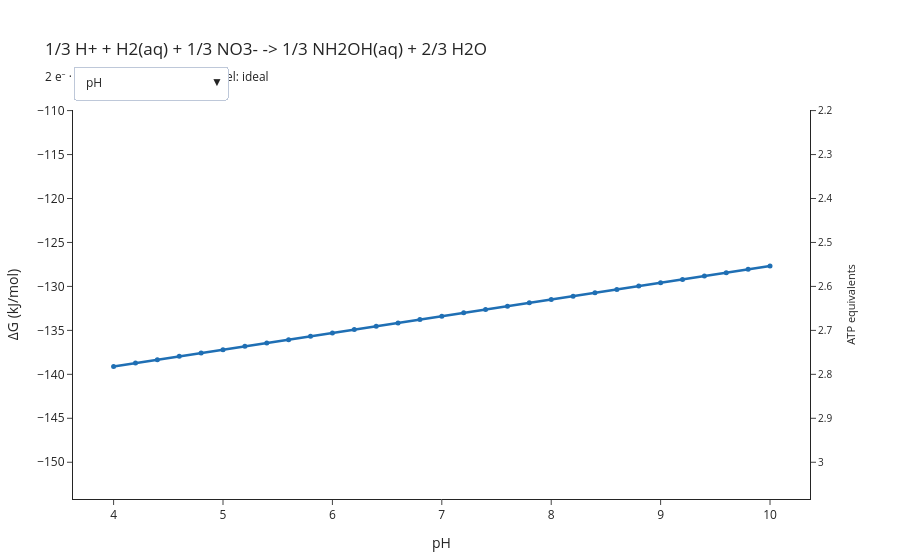

The code cell stored with this chart in its notebook:
### Markdown cell above
## 6. Free energy against pH

pH is the first entry in the dropdown; the other axes are there too. The
temperature axis is deliberately left out: hydroxylamine's supplemental value
is tabulated at 25 °C only and refuses to extrapolate, so a temperature sweep
would be all gaps.

### Code cell
from microbial_thermo.sweep import concentration_axis, partial_pressure_axis, ph_axis

axes = [
    ph_axis(low=4.0, high=10.0, n=31),
    concentration_axis("NO3-"),
    concentration_axis("NH2OH(aq)"),
    partial_pressure_axis("H2(aq)"),
]

with warnings.catch_warnings():
    warnings.simplefilter("ignore")
    figure = plot_energy_explorer(per_pair, axes=axes)

figure.show()

### Figure 1 — Plotly figure (JSON) as saved in the notebook; plotly's stock layout.template omitted (floating-point values rounded to 4 significant figures)
{"data": [{"hovertemplate": "pH: %{x}<br>ΔG: %{y:.1f} kJ/mol<extra></extra>", "line": {"color": "#1F6FB4", "width": 2.5}, "marker": {"size": 5}, "mode": "lines+markers", "name": "pH", "type": "scatter", "visible": true, "x": [4.0, 4.2, 4.4, 4.6, 4.8, 5.0, 5.2, 5.4, 5.6, 5.8, 6.0, 6.2, 6.4, 6.6, 6.8, 7.0, 7.2, 7.4, 7.6, 7.8, 8.0, 8.2, 8.4, 8.6, 8.8, 9.0, 9.2, 9.4, 9.6, 9.8, 10.0], "y": [-139.1, -138.7, -138.3, -138.0, -137.6, -137.2, -136.8, -136.4, -136.1, -135.7, -135.3, -134.9, -134.5, -134.1, -133.8, -133.4, -133.0, -132.6, -132.2, -131.9, -131.5, -131.1, -130.7, -130.3, -130.0, -129.6, -129.2, -128.8, -128.4, -128.1, -127.7]}, {"hovertemplate": "[NO3-] (molal): %{x}<br>ΔG: %{y:.1f} kJ/mol<extra></extra>", "line": {"color": "#1F6FB4", "width": 2.5}, "marker": {"size": 5}, "mode": "lines+markers", "name": "[NO3-] (molal)", "type": "scatter", "visible": false, "x": [1e-09, 2.154e-09, 4.642e-09, 1e-08, 2.154e-08, 4.642e-08, 1e-07, 2.154e-07, 4.642e-07, 1e-06, 2.154e-06, 4.642e-06, 1e-05, 2.154e-05, 4.642e-05, 0.0001, 0.0002154, 0.0004642, 0.001, 0.002154, 0.004642, 0.01, 0.02154, 0.04642, 0.1], "y": [-114.9, -115.6, -116.2, -116.8, -117.5, -118.1, -118.7, -119.4, -120.0, -120.6, -121.3, -121.9, -122.5, -123.2, -123.8, -124.4, -125.1, -125.7, -126.3, -127.0, -127.6, -128.3, -128.9, -129.5, -130.2]}, {"hovertemplate": "[NH2OH(aq)] (molal): %{x}<br>ΔG: %{y:.1f} kJ/mol<extra></extra>", "line": {"color": "#1F6FB4", "width": 2.5}, "marker": {"size": 5}, "mode": "lines+markers", "name": "[NH2OH(aq)] (molal)", "type": "scatter", "visible": false, "x": [1e-09, 2.154e-09, 4.642e-09, 1e-08, 2.154e-08, 4.642e-08, 1e-07, 2.154e-07, 4.642e-07, 1e-06, 2.154e-06, 4.642e-06, 1e-05, 2.154e-05, 4.642e-05, 0.0001, 0.0002154, 0.0004642, 0.001, 0.002154, 0.004642, 0.01, 0.02154, 0.04642, 0.1], "y": [-149.2, -148.5, -147.9, -147.3, -146.6, -146.0, -145.4, -144.7, -144.1, -143.5, -142.8, -142.2, -141.6, -140.9, -140.3, -139.7, -139.0, -138.4, -137.8, -137.1, -136.5, -135.9, -135.2, -134.6, -134.0]}, {"hovertemplate": "pH2(aq) (bar): %{x}<br>ΔG: %{y:.1f} kJ/mol<extra></extra>", "line": {"color": "#1F6FB4", "width": 2.5}, "marker": {"size": 5}, "mode": "lines+markers", "name": "pH2(aq) (bar)", "type": "scatter", "visible": false, "x": [1e-10, 2.61e-10, 6.813e-10, 1.778e-09, 4.642e-09, 1.212e-08, 3.162e-08, 8.254e-08, 2.154e-07, 5.623e-07, 1.468e-06, 3.831e-06, 1e-05, 2.61e-05, 6.813e-05, 0.0001778, 0.0004642, 0.001212, 0.003162, 0.008254, 0.02154, 0.05623, 0.1468, 0.3831, 1.0], "y": [-132.1, -132.1, -132.1, -132.1, -132.1, -132.1, -132.1, -132.1, -132.1, -132.1, -132.1, -132.1, -132.1, -132.1, -132.1, -132.1, -132.1, -132.1, -132.1, -132.1, -132.1, -132.1, -132.1, -132.1, -132.1]}, {"hoverinfo": "skip", "marker": {"opacity": 0}, "mode": "markers", "showlegend": false, "type": "scatter", "x": [4.0], "y": [3.084], "yaxis": "y2"}], "layout": {"annotations": [{"font": {"color": "#8A8A8A", "size": 10}, "showarrow": false, "text": "below the biological energy quantum", "x": 0, "xanchor": "left", "xref": "x domain", "y": 0.0, "yanchor": "top", "yref": "y"}], "hovermode": "x unified", "margin": {"b": 60, "l": 70, "r": 90, "t": 110}, "shapes": [{"line": {"color": "#333333", "width": 1}, "type": "line", "x0": 0, "x1": 1, "xref": "x domain", "y0": 0.0, "y1": 0.0, "yref": "y"}, {"fillcolor": "#E8B84B", "line": {"width": 0}, "opacity": 0.18, "type": "rect", "x0": 0, "x1": 1, "xref": "x domain", "y0": -20.0, "y1": 0.0, "yref": "y"}], "showlegend": false, "title": {"text": "1/3 H+ + H2(aq) + 1/3 NO3- -> 1/3 NH2OH(aq) + 2/3 H2O<br><sub>2 e⁻ · pH 7.7 · 25 °C · activity model: ideal</sub>"}, "updatemenus": [{"buttons": [{"args": [{"visible": [true, false, false, false]}, {"xaxis.title.text": "pH", "xaxis.type": "linear"}], "label": "pH", "method": "update"}, {"args": [{"visible": [false, true, false, false]}, {"xaxis.title.text": "[NO3-] (molal)", "xaxis.type": "log"}], "label": "[NO3-] (molal)", "method": "update"}, {"args": [{"visible": [false, false, true, false]}, {"xaxis.title.text": "[NH2OH(aq)] (molal)", "xaxis.type": "log"}], "label": "[NH2OH(aq)] (molal)", "method": "update"}, {"args": [{"visible": [false, false, false, true]}, {"xaxis.title.text": "pH2(aq) (bar)", "xaxis.type": "log"}], "label": "pH2(aq) (bar)", "method": "update"}], "direction": "down", "pad": {"r": 10, "t": 10}, "showactive": true, "x": 0.0, "xanchor": "left", "y": 1.14, "yanchor": "top"}], "xaxis": {"title": {"text": "pH"}, "type": "linear"}, "yaxis": {"range": [-154.2, -109.9], "title": {"text": "ΔG (kJ/mol)"}}, "yaxis2": {"overlaying": "y", "range": [3.084, 2.199], "showgrid": false, "side": "right", "tickfont": {"size": 10}, "title": {"font": {"size": 11}, "text": "ATP equivalents"}}}}
